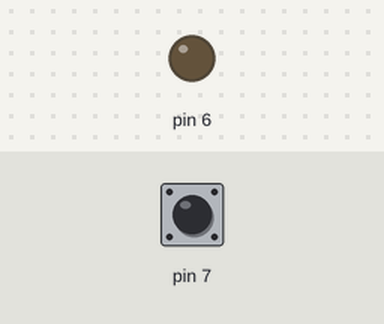
Bench run of a sketch on a simulated Arduino Uno, built with avr-gcc and run on an emulated ATmega328P. Shown: output pins drawn as LEDs (lit = HIGH). The test bench sets the inputs (shaded band); at power-on: pin 7 LOW.

Above: at 1.2 s.
1.3 s: pin 7 pulsed HIGH 5 times (0.12 s each, 0.3 s apart)
At 3.3 s:
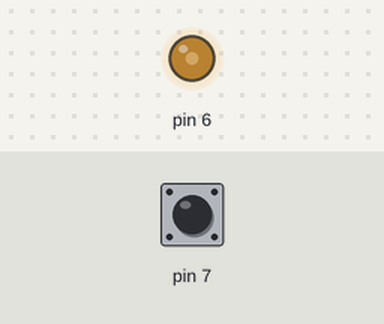
4.3 s: pin 7 driven HIGH
At 4.9 s:
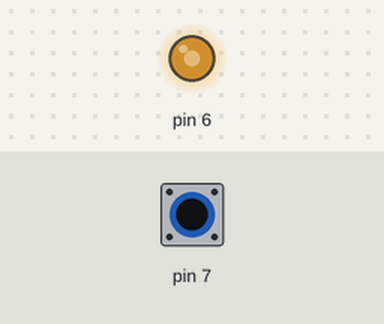
5.8 s: pin 7 pulsed LOW 2 times (0.12 s each, 0.3 s apart)
At 7.0 s:
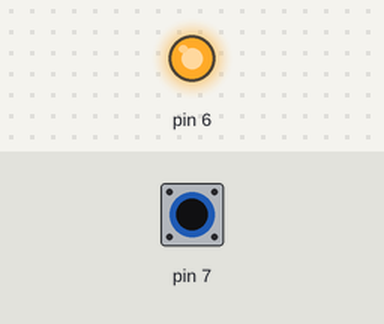
Timing chart, 0 to 8.8 s (numbered marks = the images above; inputs shaded):
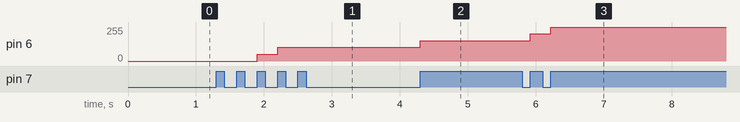

The sketch:

dimming_led.ino
```cpp
boolean lastbutton = LOW;
int i = 0,x;
void setup() {
  pinMode(7, INPUT);
  pinMode(6, OUTPUT);

}

void loop() {
  if (digitalRead(7) == HIGH && lastbutton == LOW)
  {
    i =i+51*x ;
    lastbutton= HIGH;
    if(i==255)
    {x=-1;}
   if (i==0)
    {x=1;}
  }
  else
  {
   lastbutton=digitalRead(7);

  }
  analogWrite(6, i);


}


/*int i=0,lastbutton;
void setup() {
     pinMode(5,OUTPUT);
     pinMode(6,INPUT);
   Serial.begin(9600);

}

void loop() {
      if (digitalRead(5) == HIGH && lastbutton == LOW)
      {i=i+51;
        }
     else
     {lastbutton = digitalRead(5);
      }


}*/
```

Measured:
- after the input at 1.3 s, pin 6: 0/255 → 51/255 after 0.60 s, → 102/255 0.30 s later
- after the input at 4.3 s, pin 6: 102/255 → 153/255 at once
- after the input at 5.8 s, pin 6: 153/255 → 204/255 after 0.12 s, → 255/255 0.30 s later
